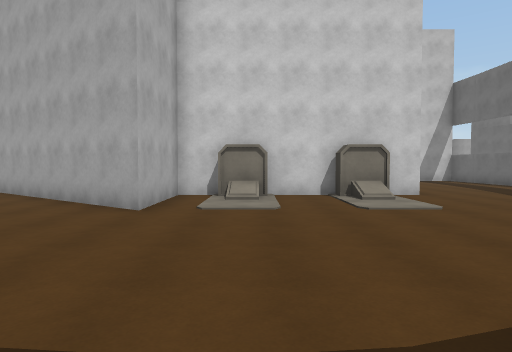
View 1 (above)

16 first-person views from a walk through a scene from a Unity 3-D project. The camera is 1.5 m above the floor, tilts 2° down and sees 75° across. The floor is counted in squares, 2 m on a side. Each view is taken from the middle of a square. On the plan, view 1 faces up. The plan holds only what a view shows up to about 11 squares ahead; the rest is blank. The place goes on beyond the plan. The player is left out.

View 2
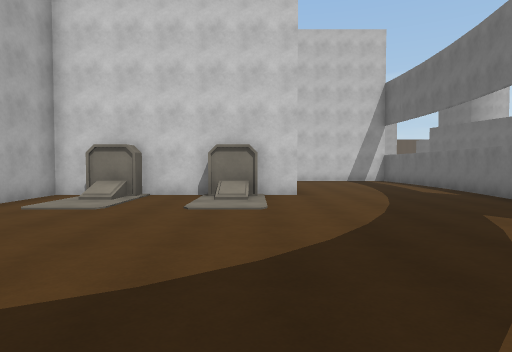

View 3
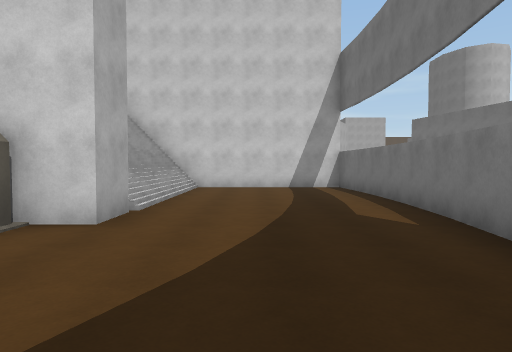

View 4
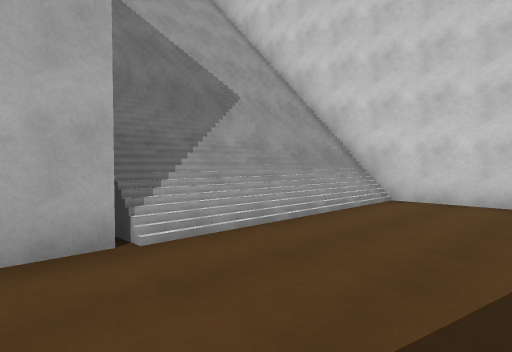

View 5
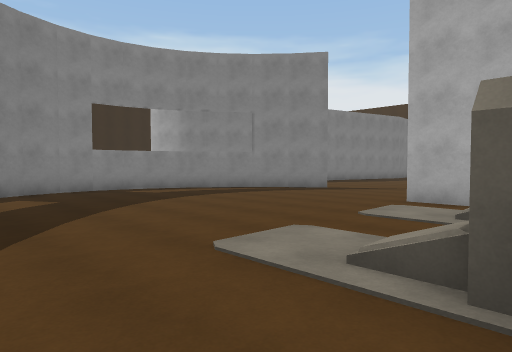

View 6
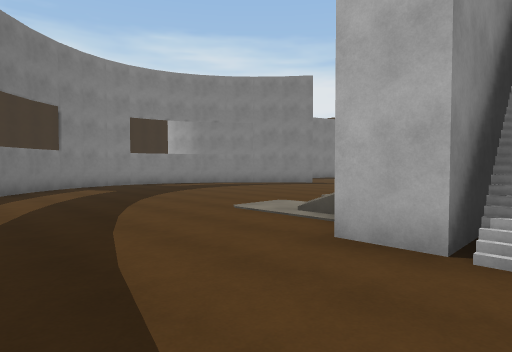

View 7
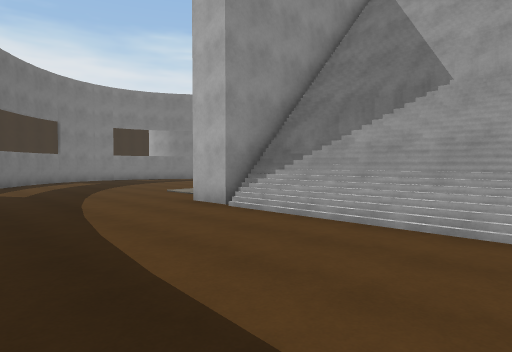

View 8
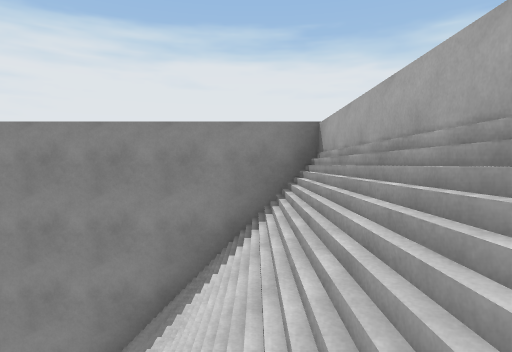

View 9
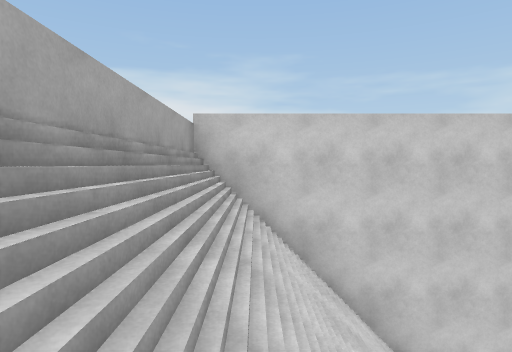

View 10
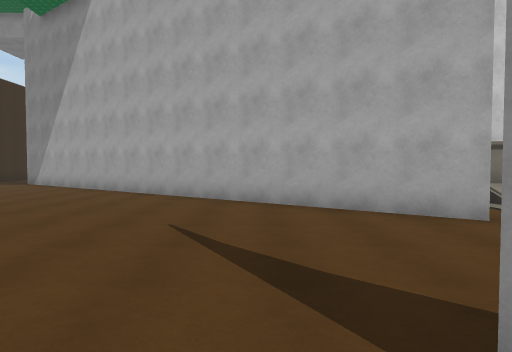

View 11
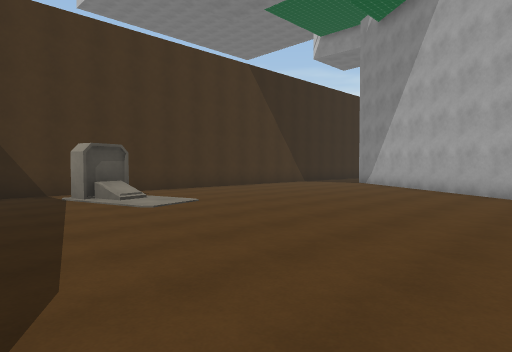

View 12
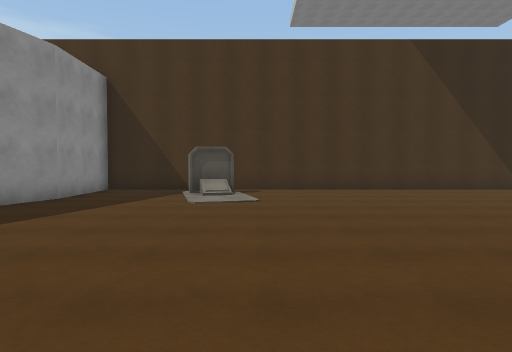

View 13
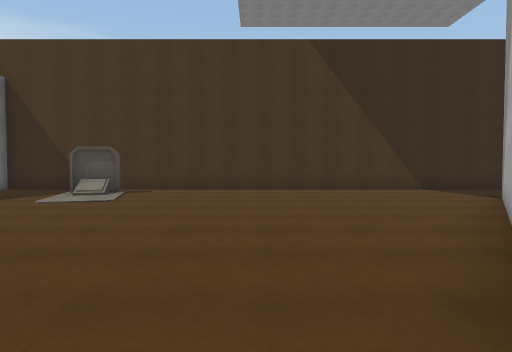

View 14
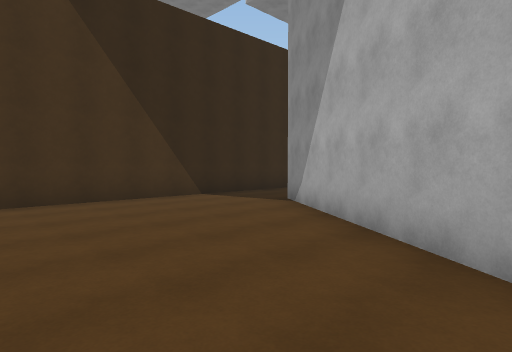

View 15
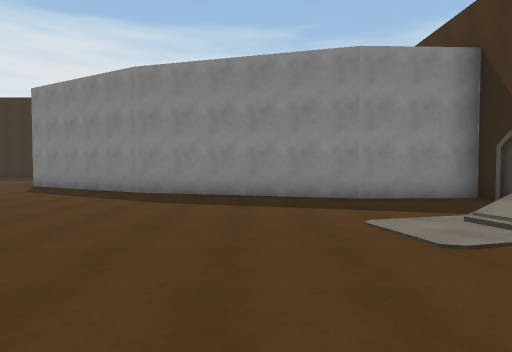

View 16
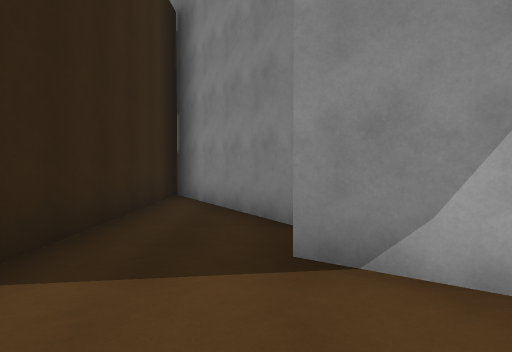

### Floor plan
Key: @ floor where view 1 was taken; # wall or solid block; . main floor; : floor 0.5 m higher than the main floor; / step, stairs or slope; ^ raised ledge; O other object.
Columns run from 16 left of view 1 to 9 right of it. Each row starts with its distance up from view 1.
 16 #.##
 15 #..#          ^###########
 14 #..##         ^//////....#
 13 #...##        ^//////....#
 12 #....##       ^//////....#
 11 #.....###     ^//////....#
 10 #.......##    ^//////....#
  9 #........###  #######....#
  8 #..........## #.O.OO.....#
  7 #...........###.:....... #
  6 #.............#.........
  5 #.......................
  4 #O ....................
  3 #......................
  2 #...........#..........
  1 #...........##........#
  0 ######.......##.@....##
 -1      ####.....## .. ##
 -2         ###...  ####
 -3           ###.

Where each view was taken, in squares from view 1:
view 1: 0 up, 0 right, facing up
view 2: 0 up, 3 right, facing up
view 3: 4 up, 6 right, facing up
view 4: 8 up, 7 right, facing up-left
view 5: 8 up, 5 right, facing down-left
view 6: 10 up, 7 right, facing down-left
view 7: 14 up, 8 right, facing down-left
view 8: 14 up, 1 left, facing down
view 9: 10 up, 1 left, facing up
view 10: 1 up, 5 left, facing up
view 11: 1 up, 7 left, facing up-left
view 12: 5 up, 6 left, facing left
view 13: 8 up, 6 left, facing left
view 14: 8 up, 9 left, facing up-left
view 15: 8 up, 11 left, facing down
view 16: 11 up, 14 left, facing up
